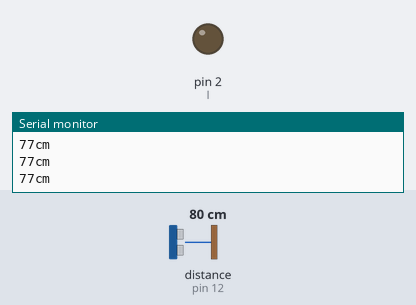
Bench run of a sketch on a simulated Arduino Uno, built with avr-gcc and run on an emulated ATmega328P. Parts: output pins drawn as LEDs (lit = HIGH), the last lines printed to the serial monitor. Wiring (inferred from the names in the program): ultrasonic range finder: trigger pin 8; echo pin 12. The test bench sets the inputs (shaded band); at power-on: distance to the obstacle (sensor on pin 12) 80 cm. The echo pulse lasts 58.3 µs per cm; pins used as bus, display or sensor lines are not drawn.

Above: at 1.3 s.
1.4 s: distance to the obstacle (sensor on pin 12) set to 14 cm
2.9 s: distance to the obstacle (sensor on pin 12) set to 11 cm
At 3.8 s:
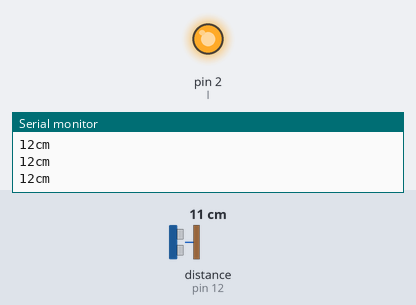
Timing chart, 0 to 5.9 s (numbered marks = the images above; inputs shaded):
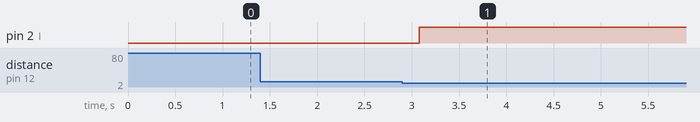

Measured:
- the behaviour switches between 13 and 12 cm on distance to the obstacle (sensor on pin 12) (found by bisection; images 0 and 1)
- after the input at 2.9 s, pin 2 (l): LOW → HIGH after 0.18 s

The sketch:

distance_ultrasonic.ino
```cpp
const int trigPin = 8;

const int echoPin = 12;

const int l = 2;
const int GND = 5;

void setup() {

Serial.begin(9600);
pinMode(GND, OUTPUT);
digitalWrite(GND, LOW);
}

void loop()

{

long duration, centimeters;


pinMode(trigPin, OUTPUT);

digitalWrite(trigPin, LOW);

delayMicroseconds(2);

digitalWrite(trigPin, HIGH);

delayMicroseconds(10);

digitalWrite(trigPin, LOW);

pinMode(echoPin, INPUT);

duration = pulseIn(echoPin, HIGH);

centimeters = microsecondsTocentimeters(duration);

pinMode(l, OUTPUT);
if ( centimeters <= 10){
digitalWrite(l, HIGH);
delay(5000);}
else{
digitalWrite(l, LOW);
delay(10);
}

Serial.print(centimeters);

Serial.print("cm");


Serial.println();

delay(500);

}

long microsecondsTocentimeters(long microseconds)

{return microseconds / 74 / 2 * 2.5;

}
```
